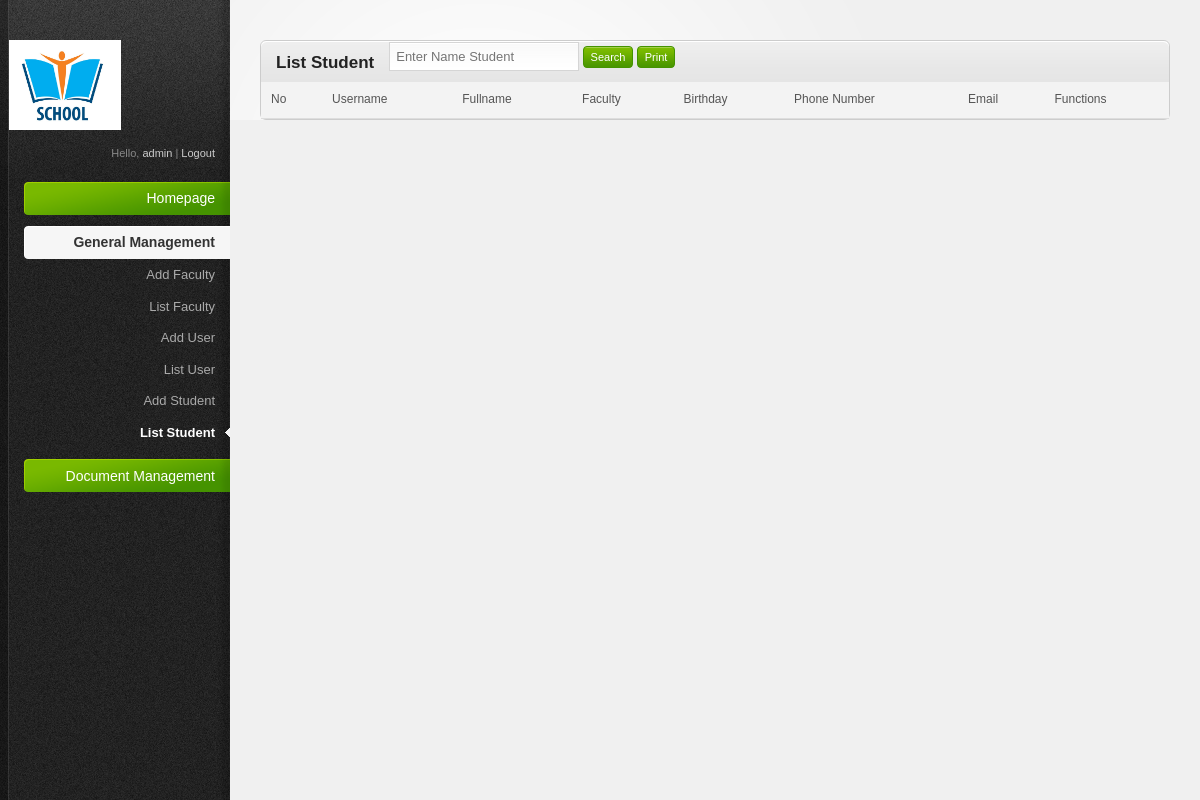
/admin/index.php?act=student (signed in), run on an earlier commit of the app's database.
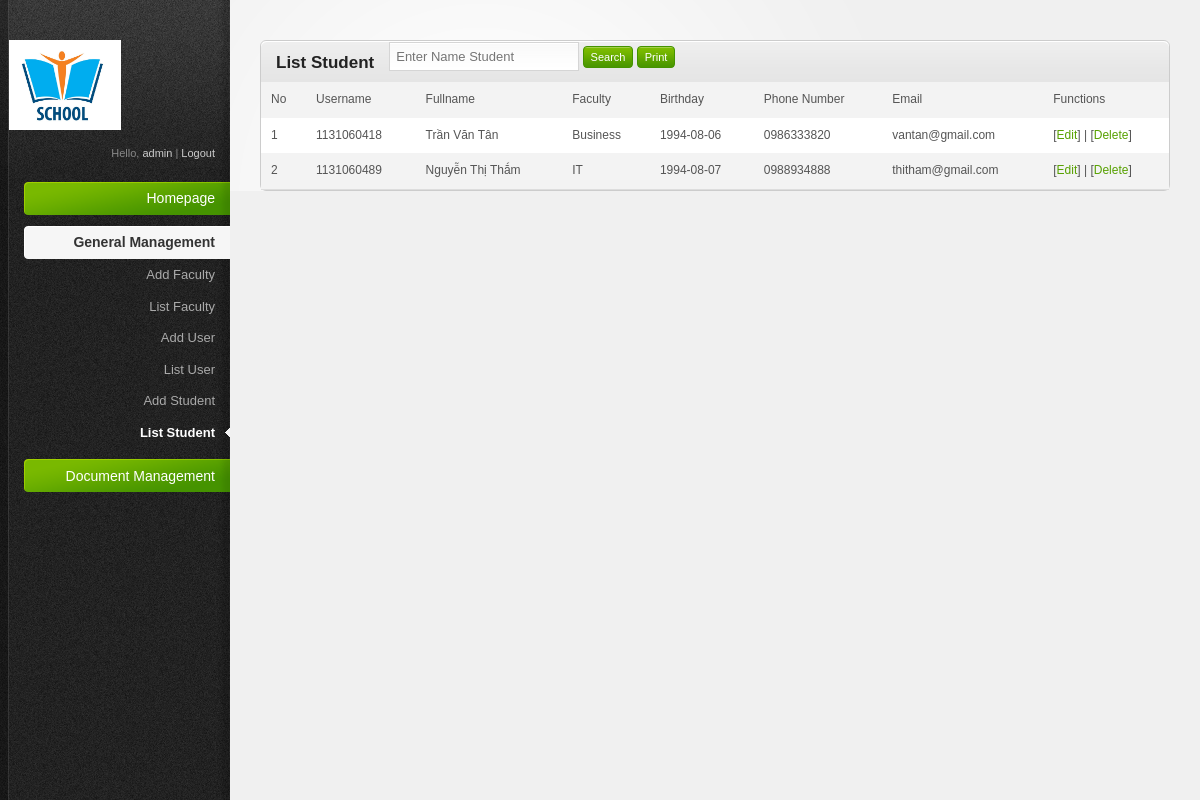
And on a later commit of the database.
### tables this page shows
CREATE TABLE IF NOT EXISTS `tbl_student` (
  `studentID` varchar(20) NOT NULL,
  `password` varchar(300) NOT NULL,
  `id_faculty` int(11) NOT NULL,
  `fullname` varchar(50) NOT NULL,
  `dob` date NOT NULL,
  `phoneNum` varchar(15) NOT NULL,
  `email` varchar(30) NOT NULL,
  PRIMARY KEY (`studentID`)
);

CREATE TABLE IF NOT EXISTS `tbl_faculty` (
  `id` int(11) NOT NULL AUTO_INCREMENT,
  `name` varchar(50) NOT NULL,
  PRIMARY KEY (`id`)
);

### admin/modules/student/list.php (the view, shortened to what this page needs)
<div class="content-box-header">
	<h3>List Student</h3>
	<form>
		<input placeholder='Enter Name Student' name="name" id="searchName"/>
		<input type="submit" value="Search" class="button">
		<a target="_blank" href="printStudent.php?">
			<input type="button" value="Print" class="button">
		</a>
	</form>
</div>
<table>
	<tr>
		<td>No</td>
		<td>Username</td>
		<td>Fullname</td>
		<td>Faculty</td>
		<td>Birthday</td>
		<td>Phone Number</td>
		<td>Email</td>
		<td>Functions</td>
	</tr>
<?php
if($_GET['name']){
	$sql="select LH.name as 'nameFaculty', SV.* from tbl_student SV inner join tbl_faculty LH on SV.id_faculty=LH.id where SV.fullname like'%$_GET[name]%' ";
}
else $sql="select LH.name as 'nameFaculty', SV.* from tbl_student SV inner join tbl_faculty LH on SV.id_faculty=LH.id";
$qr=mysql_query($sql." limit $GLOBALS[vtbd], $GLOBALS[limit]");
$i=0;
while ($kq=mysql_fetch_array($qr)) {
	$i++;
	echo "<tr>";
		echo "<td>$i</td>";
		echo "<td>".$kq['studentID']."</td>";
		echo "<td>".$kq['fullname']."</td>";
		echo "<td>".$kq['nameFaculty']."</td>";
		echo "<td>".$kq['dob']."</td>";
		echo "<td>".$kq['phoneNum']."</td>";
		echo "<td>".$kq['email']."</td>";
		echo "<td>[<a href='?act=student&mod=edit&id=$kq[studentID]'>Edit</a>] | [<a href='?act=student&mod=delete&id=$kq[studentID]' onclick='return checkDel()'>Delete</a>]</td>";
	echo "</tr>";
}
?>
</table>

What changed in the data, as far as the page shows it:
now on this page (row edited): tbl_student: studentID "1131060418", fullname "Trần Văn Tân", id_faculty.name "Business", dob "1994-08-06", phoneNum "0986333820", email "vantan@gmail.com"
now on this page (row edited): tbl_student: studentID "1131060489", fullname "Nguyễn Thị Thắm", id_faculty.name "IT", dob "1994-08-07", phoneNum "0988934888", email "thitham@gmail.com"
